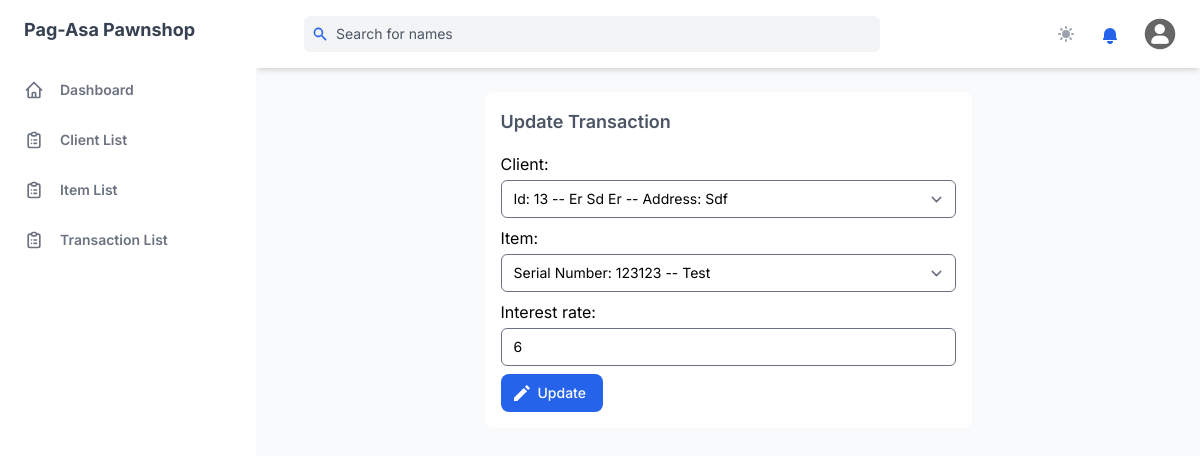
Page /transaction/update/13 (signed in) on the committed database.
### management_system/models.py (models this page shows, shortened)
class Transaction(models.Model):
    STATUS_CHOICE = [
        ('New', 'New'),
        ('Pending', 'Pending'),
        ('Paid', 'Paid'),
        ('Renew','Renew'),
    ]
    client = models.ForeignKey(Client, related_name='clients', on_delete=models.CASCADE)
    item = models.OneToOneField(Item, related_name='items', on_delete=models.CASCADE)
    interest_rate = models.PositiveIntegerField()
    date_pawned = models.DateField(auto_now_add=True)
    month = models.PositiveIntegerField(default=1)
    status = models.CharField(max_length=20, choices=STATUS_CHOICE, default='New')
    created = models.DateTimeField(auto_now_add=True)
    updated = models.DateTimeField(auto_now=True)

### management_system/views.py (the view, shortened to what this page needs)
class TransactionUpdateView(LoginRequiredMixin, View):
    def get(self, request, pk):
        transaction = Transaction.objects.get(pk=pk)
        form = TransactionForm(instance=transaction)
        return render(request, 'components/transaction_update.html', {'form': form, 'transaction': transaction})

### management_system/forms.py
class TransactionForm(forms.ModelForm):
    class Meta:
        model = Transaction
        fields = "__all__"
        widgets = {
            'status': forms.HiddenInput(),
            'month': forms.HiddenInput(),
        }
    def __init__(self, *args, **kwargs):
        super().__init__(*args, **kwargs)
        self.fields['item'].queryset = Item.objects.filter(status='A')
        self.fields['client'].queryset = Client.objects.filter(status='active')
        for field in self.fields:
            self.fields[str(field)].widget.attrs.update({
                'class': 'rounded-md mb-2 block w-full mt-1 text-sm dark:border-gray-600 dark:bg-gray-700 focus:border-blue-400 focus:outline-none focus:ring-0 focus:shadow-outline-blue dark:text-gray-300 dark:focus:shadow-outline-gray form-input',
                'placeholder': str(field).replace('_', ' ').capitalize(),
            })

### management_system/models.py (called while the page is built)
    def __str__(self) -> str:
        return f"Id: {self.id} -- {self.first_name.capitalize()} {self.middle_name.capitalize()} {self.last_name.capitalize()} -- Address: {self.address.capitalize()}"

    def __str__(self) -> str:
        return f"Serial Number: {self.serial_number} -- {self.item.capitalize()}"

### templates/components/transaction_update.html (shortened to what this page needs)
{% extends 'base.html' %}
{% block content %}
<div class="min-w-0 p-4 mx-auto mt-6 space-y-2 bg-white rounded-lg shadow-xs dark:bg-gray-800">
    <h3 class="mb-4 text-lg font-semibold text-gray-600 dark:text-gray-300">Update Transaction</h1>
    <form action="{% url 'transaction_update' transaction.pk %}" method="POST" hx-boost="true" hx-indicator="#my-indicator">
        {{form}}
        <button
        class="flex items-center justify-between px-4 py-2 text-sm font-medium leading-5 text-white transition-colors duration-150 bg-blue-600 border border-transparent rounded-lg active:bg-blue-600 hover:bg-blue-700 focus:outline-none focus:shadow-outline-blue"
      >
      <svg  fill="currentColor" class="w-4 h-4 mr-2 -ml-1"xmlns="http://www.w3.org/2000/svg" viewBox="0 0 20 20"><path d="M12.3 3.7l4 4L4 20H0v-4L12.3 3.7zm1.4-1.4L16 0l4 4-2.3 2.3-4-4z"/></svg>
            <span>Update</span>
      </button>
    </form>
  </div>
{% endblock %}

### rows in the picture
Transaction: client "Id: 13 -- Er Sd Er -- Address: Sdf", item "Serial Number: 123123 -- Test", interest_rate "6"
